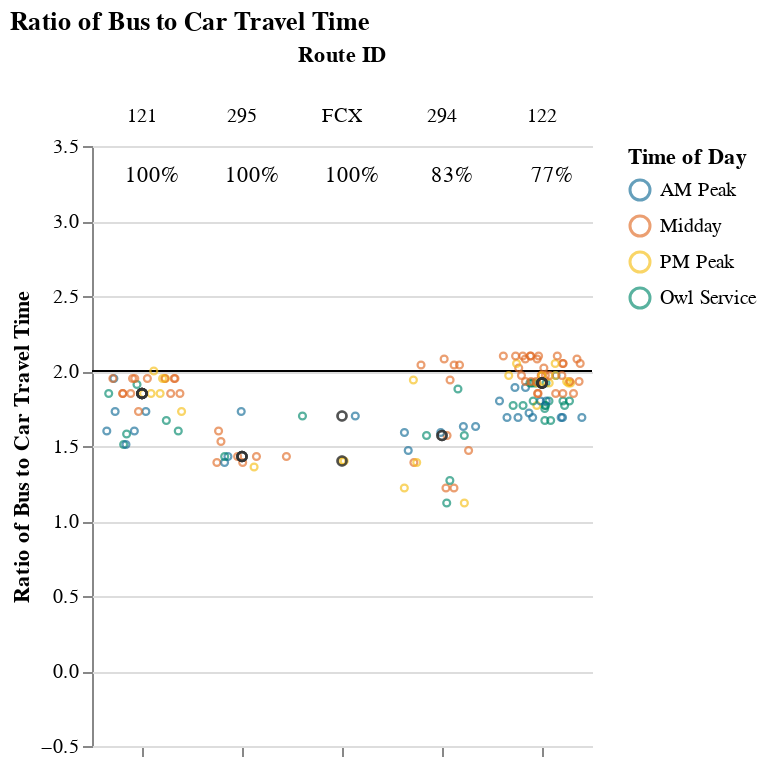
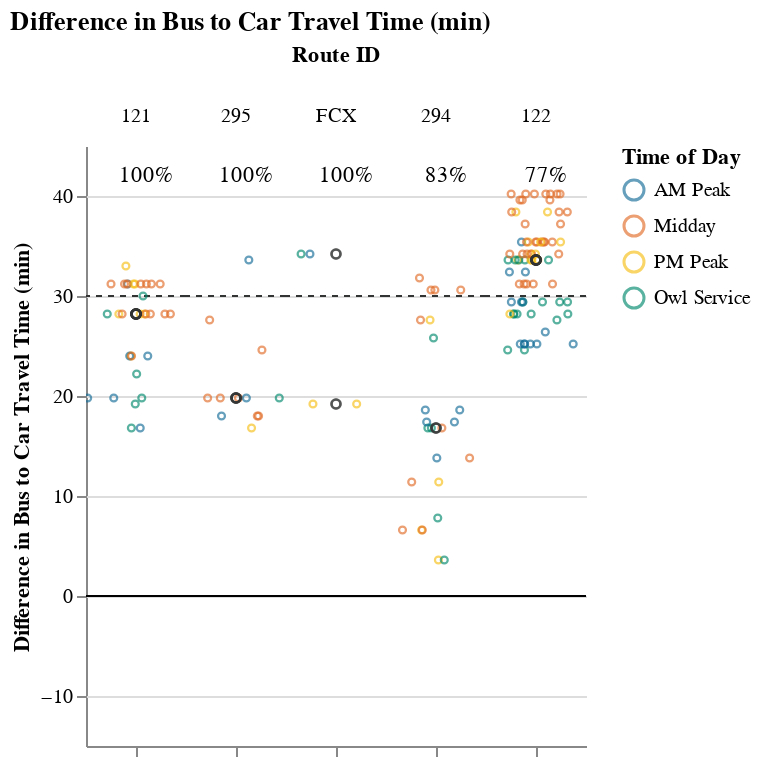

Notebook cell for these charts, in order:
### Markdown cell above
### Medium Routes (1-1.5 hrs)

### Code cell
route_group = "medium"
try:
    display_charts_for_route_group(df, route_group)
except:
    print("No routes meet this criteria.")

### Figure 1 — Vega-Lite specification as saved in the notebook (floating-point values rounded to 4 significant figures; data arrays with more than 128 entries replaced by an {"elided": "..."} marker saying what was removed)
{"config": {"view": {"continuousWidth": 400, "continuousHeight": 300, "stroke": null}, "facet": {"spacing": 0}}, "data": {"name": "data-c6d5433d7cb01d157ea60423cc8c74dc"}, "facet": {"column": {"field": "route_id", "sort": ["121", "295", "FCX", "294", "122"], "title": "Route ID", "type": "nominal"}}, "spec": {"layer": [{"mark": "rule", "encoding": {"color": {"value": "black"}, "y": {"field": "cutoff", "type": "quantitative"}}, "selection": {"selector003": {"type": "interval", "bind": "scales", "encodings": ["x", "y"]}}}, {"mark": {"type": "point", "opacity": 0.65, "size": 12, "strokeWidth": 1.1}, "encoding": {"color": {"field": "time_of_day", "scale": {"range": ["#136C97", "#E16B26", "#F6BF16", "#00896B", "#7790A3", "#5B559C"]}, "sort": ["AM Peak", "Midday", "PM Peak", "Owl Service"], "title": "Time of Day", "type": "nominal"}, "tooltip": [{"field": "route_id", "type": "nominal"}, {"field": "trip_id", "type": "nominal"}, {"field": "service_hours", "type": "quantitative"}, {"field": "car_duration_hours", "type": "quantitative"}, {"field": "bus_multiplier", "type": "quantitative"}, {"field": "bus_difference", "type": "quantitative"}, {"field": "num_trips", "type": "quantitative"}, {"field": "num_competitive", "type": "quantitative"}, {"field": "pct_trips_competitive", "type": "quantitative"}, {"field": "p25", "type": "quantitative"}, {"field": "p50", "type": "quantitative"}, {"field": "p75", "type": "quantitative"}], "x": {"axis": {"grid": false, "labels": false, "ticks": true, "values": [0]}, "field": "jitter", "scale": {}, "title": null, "type": "quantitative"}, "y": {"field": "bus_multiplier", "scale": {"domain": [-0.25, 3.24]}, "title": "Ratio of Bus to Car Travel Time", "type": "quantitative"}}, "transform": [{"calculate": "sqrt(-2*log(random()))*cos(2*PI*random())", "as": "jitter"}], "width": 50}, {"layer": [{"mark": {"type": "point", "opacity": 0.6, "size": 20, "strokeWidth": 1.3}, "encoding": {"color": {"value": "#323434"}, "y": {"field": "bus_multiplier", "type": "quantitative"}}, "transform": [{"filter": "(datum.p50_trip === 1)"}]}, {"mark": {"type": "text", "align": "center", "baseline": "middle"}, "encoding": {"color": {"value": "black"}, "text": {"field": "pct_trips_competitive", "format": ".0%", "type": "quantitative"}, "tooltip": [{"field": "route_id", "type": "nominal"}, {"field": "trip_id", "type": "nominal"}, {"field": "service_hours", "type": "quantitative"}, {"field": "car_duration_hours", "type": "quantitative"}, {"field": "bus_multiplier", "type": "quantitative"}, {"field": "bus_difference", "type": "quantitative"}, {"field": "num_trips", "type": "quantitative"}, {"field": "num_competitive", "type": "quantitative"}, {"field": "pct_trips_competitive", "type": "quantitative"}, {"field": "p25", "type": "quantitative"}, {"field": "p50", "type": "quantitative"}, {"field": "p75", "type": "quantitative"}], "x": {"value": 30}, "y": {"value": 15}}, "transform": [{"calculate": "sqrt(-2*log(random()))*cos(2*PI*random())", "as": "jitter"}, {"filter": "(datum.fastest_trip === 1)"}]}]}]}, "resolve": {"scale": {"y": "shared"}}, "title": "Ratio of Bus to Car Travel Time", "$schema": "https://vega.github.io/schema/vega-lite/v4.17.0.json", "datasets": {"data-c6d5433d7cb01d157ea60423cc8c74dc": {"elided": "146 records"}}}

### Figure 2 — Vega-Lite specification as saved in the notebook (floating-point values rounded to 4 significant figures; data arrays with more than 128 entries replaced by an {"elided": "..."} marker saying what was removed)
{"config": {"view": {"continuousWidth": 400, "continuousHeight": 300, "stroke": null}, "facet": {"spacing": 0}}, "data": {"name": "data-5d3d18f8e03c8e8ef5453315904c9b27"}, "facet": {"column": {"field": "route_id", "sort": ["121", "295", "FCX", "294", "122"], "title": "Route ID", "type": "nominal"}}, "spec": {"layer": [{"mark": "rule", "encoding": {"color": {"value": "black"}, "y": {"field": "cutoff", "type": "quantitative"}}, "selection": {"selector004": {"type": "interval", "bind": "scales", "encodings": ["x", "y"]}}}, {"mark": {"type": "rule", "strokeDash": [3, 3]}, "encoding": {"color": {"value": "#323434"}, "y": {"field": "cutoff2", "type": "quantitative"}}}, {"mark": {"type": "point", "opacity": 0.65, "size": 12, "strokeWidth": 1.1}, "encoding": {"color": {"field": "time_of_day", "scale": {"range": ["#136C97", "#E16B26", "#F6BF16", "#00896B", "#7790A3", "#5B559C"]}, "sort": ["AM Peak", "Midday", "PM Peak", "Owl Service"], "title": "Time of Day", "type": "nominal"}, "tooltip": [{"field": "route_id", "type": "nominal"}, {"field": "trip_id", "type": "nominal"}, {"field": "service_hours", "type": "quantitative"}, {"field": "car_duration_hours", "type": "quantitative"}, {"field": "bus_multiplier", "type": "quantitative"}, {"field": "bus_difference", "type": "quantitative"}, {"field": "num_trips", "type": "quantitative"}, {"field": "num_competitive", "type": "quantitative"}, {"field": "pct_trips_competitive", "type": "quantitative"}, {"field": "p25", "type": "quantitative"}, {"field": "p50", "type": "quantitative"}, {"field": "p75", "type": "quantitative"}], "x": {"axis": {"grid": false, "labels": false, "ticks": true, "values": [0]}, "field": "jitter", "scale": {}, "title": null, "type": "quantitative"}, "y": {"field": "bus_difference", "scale": {"domain": [-10.2, 40.2]}, "title": "Difference in Bus to Car Travel Time (min)", "type": "quantitative"}}, "transform": [{"calculate": "sqrt(-2*log(random()))*cos(2*PI*random())", "as": "jitter"}], "width": 50}, {"layer": [{"mark": {"type": "point", "opacity": 0.6, "size": 20, "strokeWidth": 1.3}, "encoding": {"color": {"value": "#323434"}, "y": {"field": "bus_difference", "type": "quantitative"}}, "transform": [{"filter": "(datum.p50_trip === 1)"}]}, {"mark": {"type": "text", "align": "center", "baseline": "middle"}, "encoding": {"color": {"value": "black"}, "text": {"field": "pct_trips_competitive", "format": ".0%", "type": "quantitative"}, "tooltip": [{"field": "route_id", "type": "nominal"}, {"field": "trip_id", "type": "nominal"}, {"field": "service_hours", "type": "quantitative"}, {"field": "car_duration_hours", "type": "quantitative"}, {"field": "bus_multiplier", "type": "quantitative"}, {"field": "bus_difference", "type": "quantitative"}, {"field": "num_trips", "type": "quantitative"}, {"field": "num_competitive", "type": "quantitative"}, {"field": "pct_trips_competitive", "type": "quantitative"}, {"field": "p25", "type": "quantitative"}, {"field": "p50", "type": "quantitative"}, {"field": "p75", "type": "quantitative"}], "x": {"value": 30}, "y": {"value": 15}}, "transform": [{"calculate": "sqrt(-2*log(random()))*cos(2*PI*random())", "as": "jitter"}, {"filter": "(datum.fastest_trip === 1)"}]}]}]}, "resolve": {"scale": {"y": "shared"}}, "title": "Difference in Bus to Car Travel Time (min)", "$schema": "https://vega.github.io/schema/vega-lite/v4.17.0.json", "datasets": {"data-5d3d18f8e03c8e8ef5453315904c9b27": {"elided": "146 records"}}}
